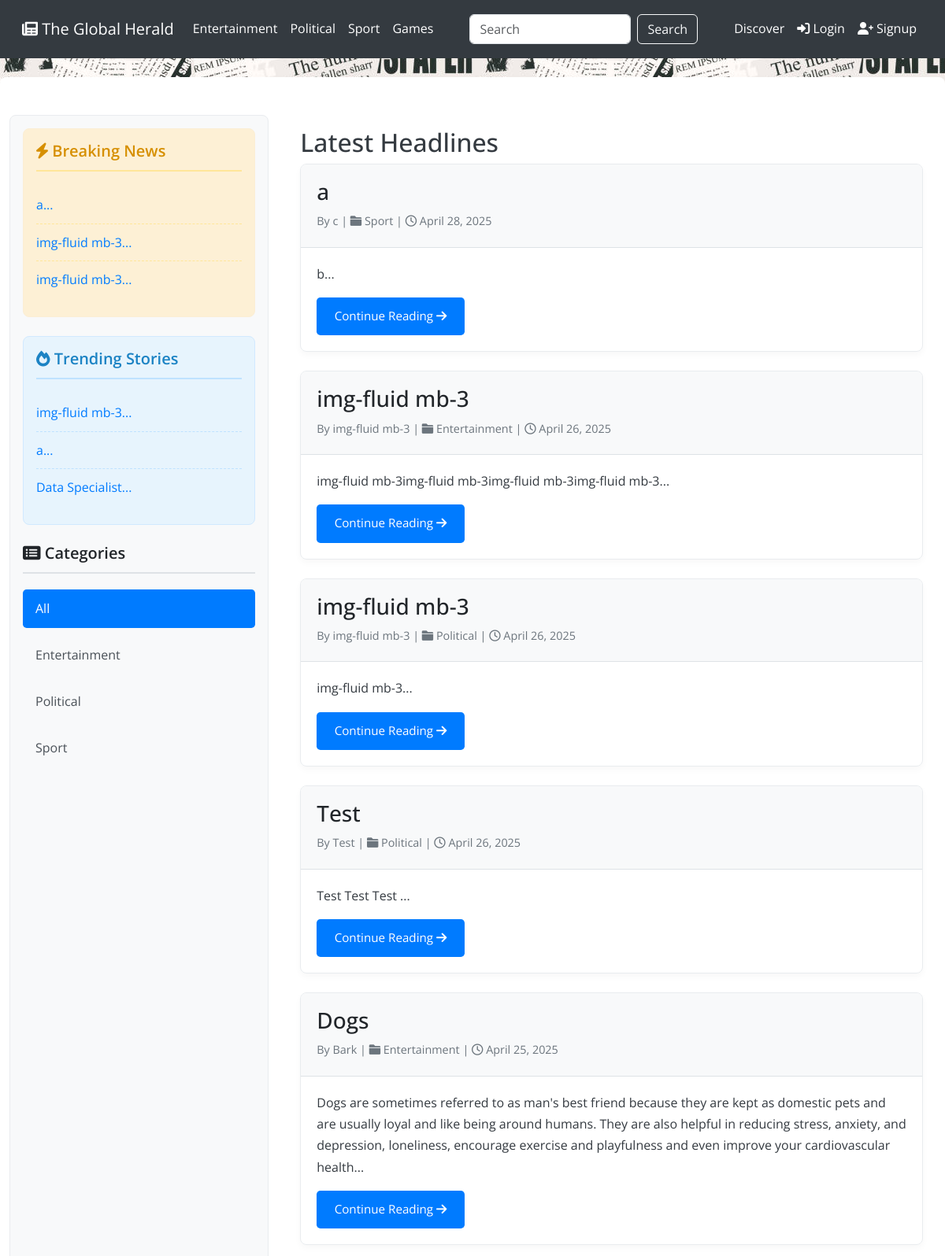
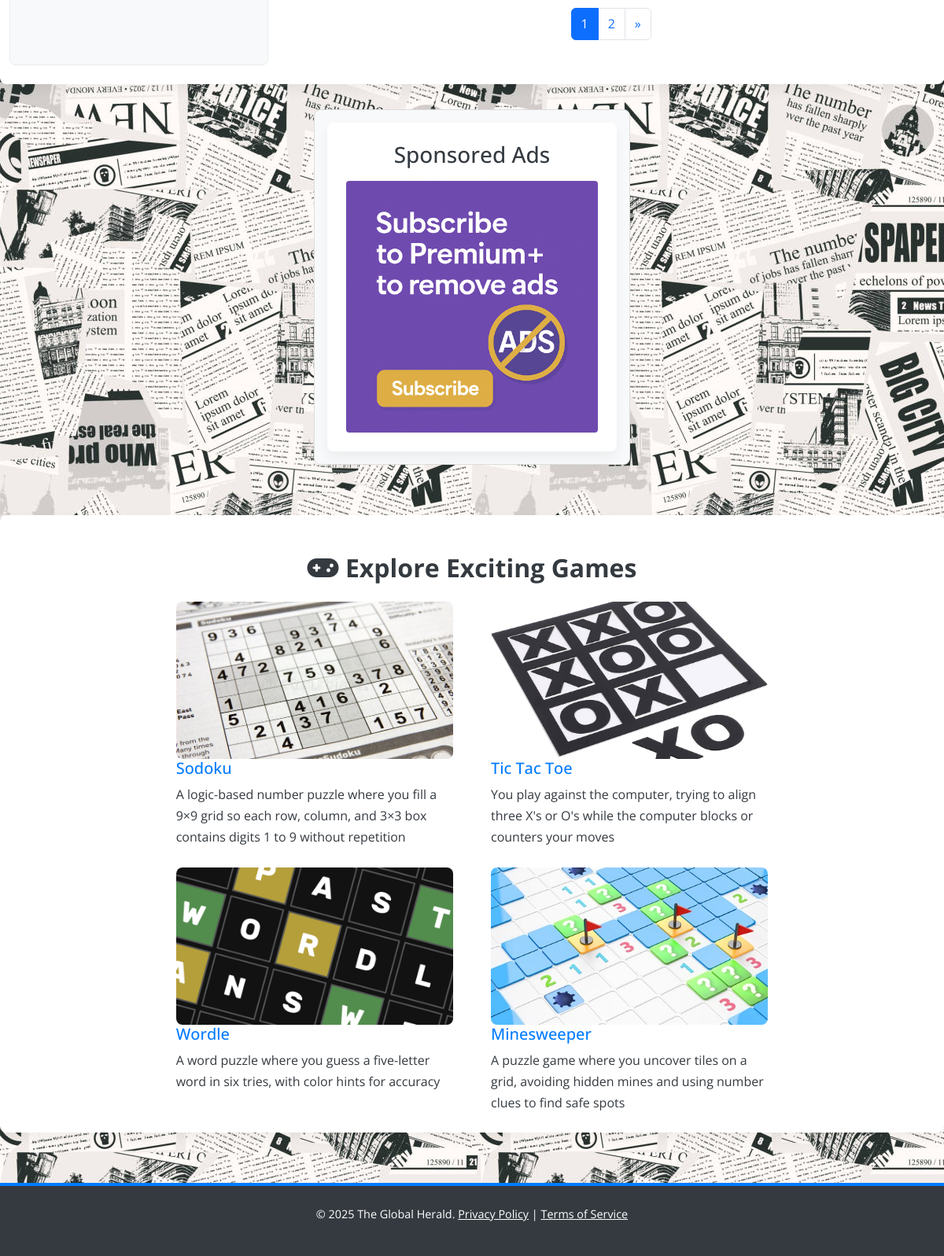
The page / on the database its author committed (2 pictures, top to bottom).
### tables this page shows
CREATE TABLE `category` (
  `category_id` int(11) NOT NULL,
  `category_name` varchar(255) NOT NULL
);

CREATE TABLE `articles` (
  `id` int(11) NOT NULL,
  `title` varchar(255) NOT NULL,
  `content` text NOT NULL,
  `author` varchar(100) NOT NULL,
  `created_at` timestamp NOT NULL DEFAULT current_timestamp(),
  `category_id` int(11) NOT NULL,
  `image_path` mediumtext NOT NULL,
  `views` int(11) NOT NULL DEFAULT 0
);

### index.php (the view, shortened to what the rows shown need)
<?php
$db = (new Database())->connect();
$categories_query = "SELECT * FROM category ORDER BY category_name ASC";
$categories_result = $db->query($categories_query);
$selected_category = isset($_GET['category_id']) ? intval($_GET['category_id']) : 0;
$search_term = isset($_GET['search']) ? trim($_GET['search']) : '';
$page = isset($_GET['page']) && is_numeric($_GET['page']) && $_GET['page'] > 0 ? intval($_GET['page']) : 1;
$selected_category_name = '';
if ($search_term !== '') {
        $heading_text = "Results for: \"" . htmlspecialchars($search_term) . "\"";
} elseif ($selected_category !== 0 && $selected_category_name !== '') {
        $heading_text = "Category: " . htmlspecialchars($selected_category_name);
} else {
        $heading_text = "Latest Headlines";
}
$articles_per_page = 5;
$offset = ($page - 1) * $articles_per_page;
if ($search_term !== '') {
        $keywords = preg_split('/\s+/', $search_term, -1, PREG_SPLIT_NO_EMPTY);
        $count_conditions = [];
        $count_params = [];
        $count_types = '';
        foreach ($keywords as $keyword) {
                $count_conditions[] = "(a.content LIKE ? OR a.author LIKE ? OR c.category_name LIKE ?)";
                $like_keyword = '%' . $keyword . '%';
                $count_params[] = $like_keyword;
                $count_params[] = $like_keyword;
                $count_params[] = $like_keyword;
                $count_types .= 'sss';
        }
        $count_where = implode(' AND ', $count_conditions);
        $count_query = "SELECT COUNT(*) as total FROM articles a LEFT JOIN category c ON a.category_id = c.category_id WHERE $count_where";
        $count_stmt = $db->prepare($count_query);
        $count_stmt->bind_param($count_types, ...$count_params);
        $count_stmt->execute();
        $count_result = $count_stmt->get_result();
        $total_articles = 0;
        if ($count_result && $row = $count_result->fetch_assoc()) {
                $total_articles = $row['total'];
        }
        $count_stmt->close();
        $article_conditions = [];
        $article_params = [];
        $article_types = '';
        foreach ($keywords as $keyword) {
                $article_conditions[] = "(a.content LIKE ? OR a.author LIKE ? OR c.category_name LIKE ?)";
                $like_keyword = '%' . $keyword . '%';
                $article_params[] = $like_keyword;
                $article_params[] = $like_keyword;
                $article_params[] = $like_keyword;
                $article_types .= 'sss';
        }
        $article_where = implode(' AND ', $article_conditions);
        $articles_query = "
        SELECT a.id, a.title, a.author, SUBSTR(a.content, 1, 300) AS short_content, a.created_at,
        c.category_name
        FROM articles a
        LEFT JOIN category c ON a.category_id = c.category_id
        WHERE $article_where
        ORDER BY a.created_at DESC
        LIMIT ? OFFSET ?
    ";
        $stmt = $db->prepare($articles_query);
        $article_types .= 'ii';
        $article_params[] = $articles_per_page;
        $article_params[] = $offset;
        $stmt->bind_param($article_types, ...$article_params);
        $stmt->execute();
        $articles_result = $stmt->get_result();
} else {
        $articles_query = "
        SELECT a.id, a.title, a.author, SUBSTR(a.content, 1, 300) AS short_content, a.created_at,
        c.category_name
        FROM articles a
        LEFT JOIN category c ON a.category_id = c.category_id
        WHERE c.category_id = ? OR ? = 0
        ORDER BY a.created_at DESC
        LIMIT ? OFFSET ?
    ";
        $stmt = $db->prepare($articles_query);
        $stmt->bind_param("iiii", $selected_category, $selected_category, $articles_per_page, $offset);
        $stmt->execute();
        $articles_result = $stmt->get_result();
}
?>
<!DOCTYPE html>
<html lang="en">
<head>
        <link href="https://cdn.jsdelivr.net/npm/bootstrap@5.3.0/dist/css/bootstrap.min.css" rel="stylesheet">
        <link rel="stylesheet" href="https://cdnjs.cloudflare.com/ajax/libs/font-awesome/6.0.0-beta3/css/all.min.css">
</head>
<body>
        <nav class="navbar navbar-expand-lg navbar-dark">
                <div class="container-fluid">
                        <div class="collapse navbar-collapse" id="navbarNav">
                                <ul class="navbar-nav me-auto mb-2 mb-lg-0">
                                        <?php
                                        $categories_result->data_seek(0);
                                        while ($category = $categories_result->fetch_assoc()): ?>
                                                <li class="nav-item">
                                                        <a class="nav-link <?= $selected_category == $category['category_id'] ? 'active' : '' ?>"
                                                                href="index.php?category_id=<?= $category['category_id'] ?>">
                                                                <?= htmlspecialchars($category['category_name']) ?>
                                                        </a>
                                                </li>
                                        <?php endwhile; ?>
                                </ul>
                        </div>
                </div>
        </nav>
        <div class="container mt-4">
                <div class="row">
                        <div class="col-md-3 sidebar">
                                <div class="breaking-news">
                                        <ul>
                                                <?php
                                                $breaking_news_query = "SELECT id, title FROM articles ORDER BY created_at DESC LIMIT 3";
                                                $breaking_news_result = $db->query($breaking_news_query);
                                                if ($breaking_news_result && $breaking_news_result->num_rows > 0): ?>
                                                        <?php while ($news = $breaking_news_result->fetch_assoc()): ?>
                                                                <li><a href="#"><?= htmlspecialchars(substr($news['title'], 0, 60)) ?>...</a>
                                                                </li>
                                                        <?php endwhile; ?>
                                                <?php else: ?>
                                                        <li>No breaking news at the moment.</li>
                                                <?php endif; ?>
                                        </ul>
                                </div>
                                <div class="popular-articles">
                                        <ul>
                                                <?php
                                                $popular_articles_query = "SELECT id, title FROM articles ORDER BY views DESC LIMIT 3";
                                                $popular_articles_result = $db->query($popular_articles_query);
                                                if ($popular_articles_result && $popular_articles_result->num_rows > 0): ?>
                                                        <?php while ($popular = $popular_articles_result->fetch_assoc()): ?>
                                                                <li><a href="article.php?id=<?= $popular['id'] ?>"><?= htmlspecialchars(substr($popular['title'], 0, 50)) ?>...</a>
                                                                </li>
                                                        <?php endwhile; ?>
                                                <?php else: ?>
                                                        <li>No trending stories yet.</li>
                                                <?php endif; ?>
                                        </ul>
                                </div>
                                <div>
                                        <ul class="category-list">
                                                <?php
                                                $categories_result->data_seek(0);
                                                while ($category = $categories_result->fetch_assoc()): ?>
                                                        <li
                                                                class="<?= $selected_category == $category['category_id'] ? 'active' : '' ?>">
                                                                <a href="index.php?category_id=<?= $category['category_id'] ?>">
                                                                        <?= htmlspecialchars($category['category_name']) ?>
                                                                </a>
                                                        </li>
                                                <?php endwhile; ?>
                                        </ul>
                                </div>
                        </div>
                        <div class="col-md-9 main-content">
                                <h2><?= $heading_text ?></h2>
                                <?php if ($articles_result->num_rows > 0): ?>
                                        <?php while ($article = $articles_result->fetch_assoc()): ?>
                                                <div class="article-card">
                                                        <div class="article-header">
                                                                <h2><?= htmlspecialchars($article['title']) ?></h2>
                                                                <p class="article-meta">
                                                                        By <?= htmlspecialchars($article['author']) ?> |
                                                                        <i class="fas fa-folder"></i>
                                                                        <?= htmlspecialchars($article['category_name']) ?> |
                                                                        <i class="far fa-clock"></i>
                                                                        <?= date("F j, Y", strtotime($article['created_at'])) ?>
                                                                </p>
                                                        </div>
                                                        <div class="article-content">
                                                                <p><?= nl2br(htmlspecialchars($article['short_content'])) ?>...</p>
                                                                <a href="article.php?id=<?= $article['id'] ?>"
                                                                        class="read-more-btn">Continue Reading <i
                                                                                class="fas fa-arrow-right"></i></a>
                                                        </div>
                                                </div>
                                        <?php endwhile; ?>
                                <?php else: ?>
                                        <p class="lead">No articles available in this category.</p>
                                <?php endif; ?>
                        </div>
                </div>
        </div>
        <section class="container-games" id="games">
                <div class="container">
                        <div class="row ify-content-center">
                                <div class="col-md-10 col-lg-8 p-b-20">
                                        <div class="how2 how2-cl4 flex-s-c m-r-10 m-r-0-sr991">
                                                <h2 class="section-title"><i class="fas fa-gamepad"></i> Explore
                                                        Exciting Games</h2>
                                        </div>
                                </div>
                        </div>
                </div>
        </section>
        <link rel="stylesheet" href="https://cdnjs.cloudflare.com/ajax/libs/font-awesome/6.0.0/css/all.min.css"
 />
</body>
</html>

### rows shown on the page
category: category_name "Entertainment"
category: category_name "Political"
category: category_name "Sport"
articles: title "a", author "c", category.category_name "Sport", created_at "April 28, 2025", short_content "b"
articles: title "img-fluid mb-3", author "img-fluid mb-3", category.category_name "Entertainment", created_at "April 26, 2025", short_content "img-fluid mb-3img-fluid mb-3img-fluid mb-3img-fluid mb-3"
articles: title "img-fluid mb-3", author "img-fluid mb-3", category.category_name "Political", created_at "April 26, 2025", short_content "img-fluid mb-3"
articles: title "Data Specialist"
articles: title "Test", author "Test", category.category_name "Political", created_at "April 26, 2025", short_content "Test Test Test"
articles: title "Dogs", author "Bark", category.category_name "Entertainment", created_at "April 25, 2025", short_content "Dogs are sometimes referred to as man's best friend because they are kept as domestic pets and are usually loyal and like being around humans. They are also helpful in reducing stress, anxiety, and depression, loneliness, encourage exercise and playfulness and even improve your cardiovascular health"

### other values the page prints
$heading_text "Latest Headlines"
